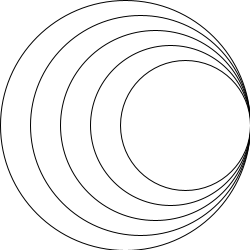
Frame 1 (no input)
Frame 60 (the mouse pressed at the canvas centre just before this capture): identical to frame 1, image omitted
Frame 120 (the mouse held since frame 60 and released just before this capture): identical to frame 1, image omitted

The Processing sketch that drew this single still picture (run headless with seeded random() and noise(); from frame 60 on, the mouse is pressed at the canvas centre):

// Processing sketch: opdr_9_6
// ── opdr_9_6.pde
void setup(){
  size(250,250);
}

void draw(){
  background(255,255,255);

  int d = 250;
  int center = 125;

  for(int i=0; i<5; i++){
    ellipse(center,125,d,d);
    d -= 30;
    center += 15;
  }
}
